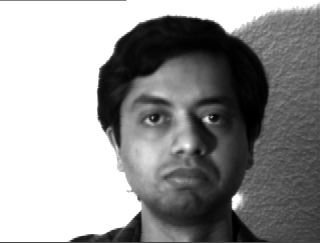
#> input picture data/database/subject_10_4_leftlight.jpg, 320 x 243 px; its folder holds 4 pictures in this run
$ python pca_mse_ssim_analysis.py
#> lines starting #> are read from the running program, lines starting #| are printed output that depends on the picture
### src/modules/utils_image.py
import base64
import io
import os

import PIL
from PIL import Image
import numpy as np
from skimage.metrics import structural_similarity as ssim
import matplotlib.pyplot as plt
from sklearn.metrics import accuracy_score, precision_score, recall_score, f1_score
from werkzeug.datastructures import FileStorage


def load_images(image_folder, subject_prefix=None, image_extensions=(".png", ".jpg", ".jpeg")):
#> called with image_folder = '../data/database', image_extensions = ('.png', '.jpg', '.jpeg')
    images = []
    for filename in os.listdir(image_folder):
        filename_split = filename.split("_")
        if filename_split[3].endswith(image_extensions) and (subject_prefix is None or filename_split[1] == subject_prefix):
            with Image.open(os.path.join(image_folder, filename)) as img:
#> img is the input picture: PIL image 320x243 L; min 0, max 255, mean 148.7
                images.append(img.copy())
    return images


def resize_images(images, size):
    return [img.resize(size) for img in images]


def crop_images(images, box):
    return [img.crop(box) for img in images]


def convert_to_grayscale(images):
    return [img.convert('L') for img in images]


def normalize_images(images):
    return [np.array(img) / 255.0 for img in images]


# [5 lines left out: function flip_images, not called in this run]


def rotate_images(images, angle):
    return [img.rotate(angle) for img in images]


# [40 lines left out: functions plot_images, plot_histograms, calculate_metrics, create_folders, not called in this run]


def save_data(data, filename):
    np.save(filename, data)


def load_data(filename):
    return np.load(filename)


# [77 lines left out: functions filestorage_image_to_pil, filestorage_image_to_numpy, pillow_image_to_bytes, numpy_image_to_pillow, image_numpy_to_pillow, not called in this run]

def calculate_mse(imageA, imageB, image_size):
    if imageA.ndim == 1:
        imageA = imageA.reshape(image_size)
    if imageB.ndim == 1:
        imageB = imageB.reshape(image_size)
    err = np.sum((imageA.astype("float") - imageB.astype("float")) ** 2)
    err /= float(imageA.shape[0] * imageA.shape[1])
    return err

# [8 lines left out: function calculate_ssim, not called in this run]

### src/modules/eigenface.py
import os
import numpy as np
from sklearn.decomposition import PCA
import matplotlib.pyplot as plt
import seaborn as sns

from src.config import IMAGE_SIZE  # Assuming IMAGE_SIZE is defined (e.g., (128, 128))
from src.modules.utils_image import image_numpy_to_pillow


class EigenfaceGenerator:
    """
    Generates eigenfaces from a set of images using Principal Component Analysis (PCA).

    Args:
        images (np.ndarray): A 2D NumPy array where each row represents a flattened image.
        n_components (int, optional): The number of principal components (eigenfaces) to generate.
            Defaults to 5.  If None, keeps all components.

    Attributes:
        images (np.ndarray): The input images.
        n_components (int): The number of principal components.
        pca (sklearn.decomposition.PCA): The fitted PCA object.
        eigenfaces (list): A list of eigenfaces, each reshaped to the original image size.
        mean_face (np.ndarray): The mean face, reshaped to the original image size.
        image_shape (tuple): The shape of the original images (height, width).
    """

    def __init__(self, images, n_components=5):
        if not isinstance(images, np.ndarray) or images.ndim != 2:
            raise ValueError("`images` must be a 2D NumPy array (num_images x flattened_image_size).")

        self.images = images
        self.n_components = n_components if n_components is not None else min(
            images.shape)  # Ensure n_components doesn't exceed dimensions
        self.pca = None
        self.eigenfaces = None
        self.mean_face = None
        self.image_shape = IMAGE_SIZE  # Or derive from image data if available before flattening
        self.original_data = None  # Store for potential later use, like reconstruction

    def generate(self):
        """
        Performs PCA to generate eigenfaces.
        """
        if not self.images.any():
            raise ValueError("No image data provided.")
        if self.images.shape[0] < 2:  # Check for minimum number of images
            raise ValueError("At least two images are required to generate eigenfaces.")

        self.original_data = self.images
        self.pca = PCA(n_components=self.n_components)
        self.pca.fit(self.images)
        self.eigenfaces = [component.reshape(self.image_shape) for component in self.pca.components_]
        self.mean_face = self.pca.mean_.reshape(self.image_shape)

    # [32 lines left out: functions get_eigenfaces, get_mean_face, get_pca_object, not called in this run]

    def reconstruct_image(self, projected_data: np.ndarray) -> np.ndarray:
        """
        Reconstructs an image from its projection onto the eigenfaces.

        Args:
            projected_data: The coefficients of the image in the eigenface space.

        Returns:
            The reconstructed image as a flattened NumPy array.
        """
        if self.pca is None:
            raise ValueError("Eigenfaces must be generated before reconstruction.")
        if projected_data.ndim == 1:  # If single image
            projected_data = projected_data.reshape(1, -1)

        return self.pca.inverse_transform(projected_data)

    # [126 lines left out: functions plot_eigenfaces, plot_mean_face, plot_explained_variance, analyze_eigenfaces, not called in this run]

    def get_num_vectors_per_user(self):
        """Returns the number of vectors (components) used per user."""
        return self.n_components

### sandbox/pca_mse_ssim_analysis.py
import os
import numpy as np
import matplotlib.pyplot as plt
import pandas as pd
from skimage.metrics import structural_similarity as ssim
from skimage.filters import sobel
from src.modules.eigenface import EigenfaceGenerator
from src.modules.utils_image import load_images, calculate_mse

# Configuration
DATASET_FOLDER = "../data/database"  # Update with the correct path
IMAGE_SIZE = (100, 100)  # Target image size
RATIOS = [0.4, 0.55, 0.7, 0.85, 1.0]  # Ratios for PCA component selection
OUTPUT_FOLDER = "output_graphs"  # Folder to save images
os.makedirs(OUTPUT_FOLDER, exist_ok=True)


def preprocess_images(image_folder):
    images = load_images(image_folder)
    processed_images = [np.array(img.resize(IMAGE_SIZE).convert("L")).flatten() for img in images]
    return np.array(processed_images)


def compute_metrics(original_images, reconstructed_images):
    mse_values, ssim_values = [], []
    for orig, recon in zip(original_images, reconstructed_images):
        mse_values.append(calculate_mse(orig, recon, IMAGE_SIZE))
        ssim_values.append(ssim(orig.reshape(IMAGE_SIZE), recon.reshape(IMAGE_SIZE), data_range=1.0))
    return np.mean(mse_values), np.mean(ssim_values)


def plot_analysis_graphs(results_df):
    plt.figure()
    plt.plot(results_df["ratio"], results_df["MSE"], marker='o', label='MSE', color='blue')
    plt.xlabel("PCA Component Ratio")
    plt.ylabel("MSE", color='blue')
    plt.title("MSE & SSIM vs PCA Component Ratio")
    plt.grid()
    plt.legend(loc='upper left')

    ax2 = plt.gca().twinx()
    ax2.plot(results_df["ratio"], results_df["SSIM"], marker='s', linestyle='--', label='SSIM', color='red')
    ax2.set_ylabel("SSIM", color='red')
    ax2.legend(loc='upper right')

    plt.savefig(os.path.join(OUTPUT_FOLDER, "figure1-2_combined_mse_ssim.png"))


def run_pca_experiment(images, ratios):
    results = {"ratio": [], "MSE": [], "SSIM": []}
    reconstructed_images_dict = {}
    num_images = images.shape[0]
#> num_images = 4
    example_idx = 0

    fig, axes = plt.subplots(2, max(len(ratios), 3), figsize=(15, 8))
    original_image = images[example_idx].reshape(IMAGE_SIZE)
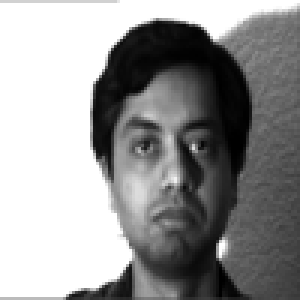
#> original_image: shape (100, 100) (shown 3 times larger); min 0, max 255, mean 148.7
    edge_image = sobel(original_image)
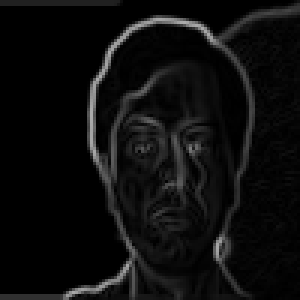
#> edge_image: shape (100, 100) float64 (shown 3 times larger); min 0, max 0.679, mean 0.0534

    # Centrage des images originales et eigenface en haut
    axes[0, (max(len(ratios), 3) - 2) // 2].imshow(original_image, cmap='gray')
    axes[0, (max(len(ratios), 3) - 2) // 2].set_title("Original Image")
    axes[0, (max(len(ratios), 3) - 2) // 2].axis('off')

    axes[0, (max(len(ratios), 3) - 2) // 2 + 1].imshow(edge_image, cmap='gray')
    axes[0, (max(len(ratios), 3) - 2) // 2 + 1].set_title("Edges Detected")
    axes[0, (max(len(ratios), 3) - 2) // 2 + 1].axis('off')

    for j in range(max(len(ratios), 3)):
        if j < (max(len(ratios), 3) - 2) // 2 or j > (max(len(ratios), 3) - 2) // 2 + 1:
            axes[0, j].axis('off')  # Désactiver les cases vides

    # Deuxième ligne : Reconstructions
    for i, ratio in enumerate(ratios):
        n_components = int(num_images * ratio)
        eigenface_generator = EigenfaceGenerator(images, n_components)
        eigenface_generator.generate()
        reconstructed_images = eigenface_generator.reconstruct_image(eigenface_generator.pca.transform(images))

        reconstructed_image = reconstructed_images[example_idx].reshape(IMAGE_SIZE)

        axes[1, i].imshow(reconstructed_image, cmap='gray')
        axes[1, i].set_title(f"Reconstructed {ratio}")
        axes[1, i].axis('off')

        mse, ssim_value = compute_metrics(images, reconstructed_images)
        results["ratio"].append(ratio)
        results["MSE"].append(mse)
        results["SSIM"].append(ssim_value)
        reconstructed_images_dict[ratio] = reconstructed_images
#> this loop made 5 passes
#> pass 1, in run_pca_experiment, `reconstructed_image = reconstructed_images[example_idx].reshape(IMAGE_..`:
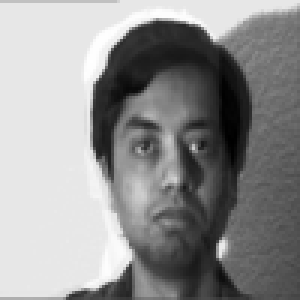
#> reconstructed_image: shape (100, 100) float64 (shown 3 times larger); min -27.8, max 283.6, mean 149.6; drawn with min black and max white

    plt.tight_layout()
    plt.savefig(os.path.join(OUTPUT_FOLDER, "figure3_eigenface_all_results.png"))
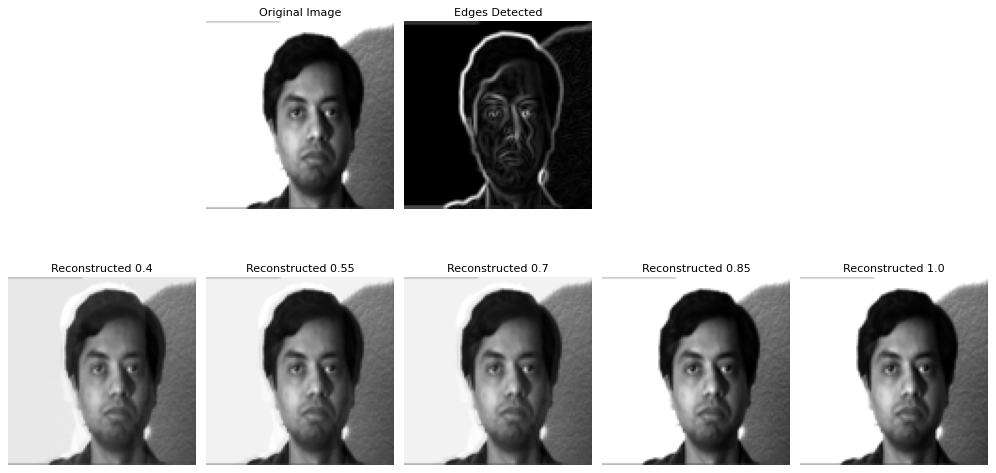
#> figure drawn by matplotlib, 7 panels

    return pd.DataFrame(results), reconstructed_images_dict


if __name__ == "__main__":
    images = preprocess_images(DATASET_FOLDER)
    results_df, reconstructed_images_dict = run_pca_experiment(images, RATIOS)
    plot_analysis_graphs(results_df)
#> in plot_analysis_graphs, `plt.savefig(os.path.join(OUTPUT_FOLDER, "figure1-2_combined_mse_ssim.p..`:
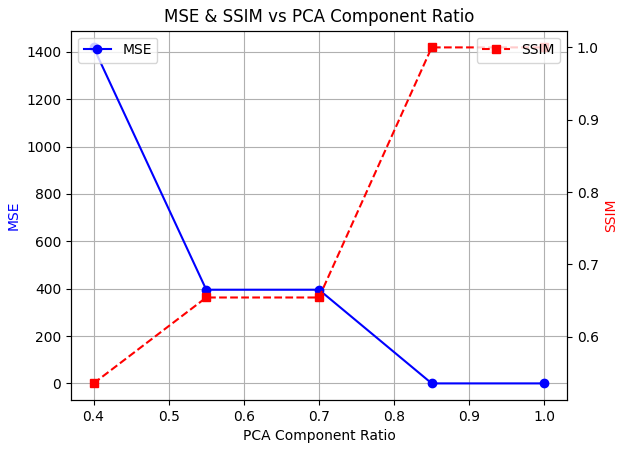
#> figure drawn by matplotlib, 2 panels
